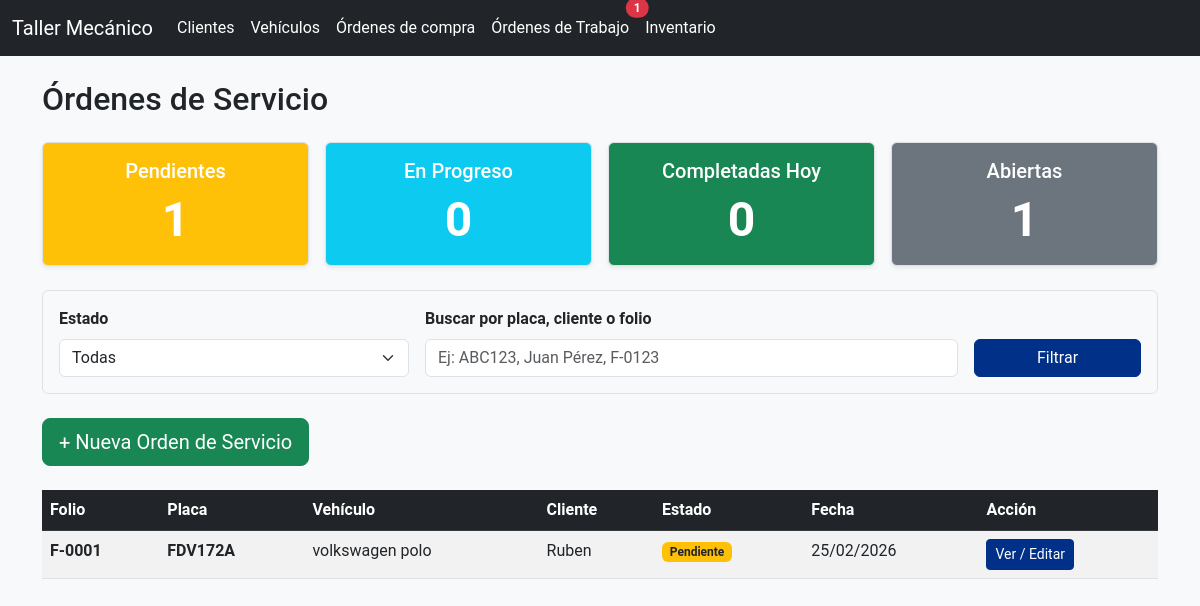
Page /ordenes_servicio on the committed database.
### models.py (models this page shows, shortened)
class OrdenTrabajo(db.Model):
    id = db.Column(db.Integer, primary_key=True)
    folio = db.Column(db.String(20), unique=True)  # Nuevo: Folio secuencial como en Excels (ej: 'FOLIO-001')
    vehiculo_id = db.Column(db.Integer, db.ForeignKey('vehiculo.id'), nullable=False)
    falla_reportada = db.Column(db.Text, nullable=False)  # Nuevo: Falla que reporta el cliente (de Excels)
    checklist_revision = db.Column(JSON, nullable=True)  # Nuevo: Checklist visual (JSON o texto serializado, ej: "Luces: OK, Frenos: Mal")
    trabajo_realizado = db.Column(db.Text)  # Nuevo: Servicio realizado (de Excels)
    estado = db.Column(db.String(50), default='Pendiente')
    fecha_creacion = db.Column(db.DateTime, default=datetime.utcnow)
    fecha_compromiso = db.Column(db.Date)  # Nuevo: Fecha compromiso entrega (de Excels)
    fecha_entrega = db.Column(db.Date)
    danios_zonas = db.Column(JSON, nullable=True)
    partes = db.relationship(
        'Inventario',
        secondary=orden_trabajo_partes,
        backref=db.backref('ordenes_trabajo', lazy='dynamic'),
        lazy='select'
    )

class Vehiculo(db.Model):
    id = db.Column(db.Integer, primary_key=True)
    marca = db.Column(db.String(50), nullable=False)
    modelo = db.Column(db.String(50), nullable=False)
    ano = db.Column(db.Integer, nullable=False)
    placa = db.Column(db.String(20), unique=True, nullable=False)
    kms_actual = db.Column(db.Integer)
    cliente_id = db.Column(db.Integer, db.ForeignKey('cliente.id'), nullable=False)
    ordenes_trabajo = db.relationship('OrdenTrabajo', backref='vehiculo', lazy=True)

class Cliente(db.Model):
    id = db.Column(db.Integer, primary_key=True)
    nombre = db.Column(db.String(100), nullable=False)
    telefono = db.Column(db.String(20))
    email = db.Column(db.String(100))
    vehiculos = db.relationship('Vehiculo', backref='cliente', lazy=True)

### app.py (the view, shortened to what this page needs)
@app.route('/ordenes_servicio', methods=['GET', 'POST'])
def ordenes_servicio():
    page = request.args.get('page', 1, type=int)
    estado_filtro = request.args.get('estado', 'todas')
    busqueda = request.args.get('busqueda', '').strip()
    query = OrdenTrabajo.query
    if estado_filtro != 'todas':
        query = query.filter(OrdenTrabajo.estado == estado_filtro)
    query = query.order_by(desc(OrdenTrabajo.fecha_creacion))
    paginacion = query.paginate(page=page, per_page=15, error_out=False)
    ordenes = paginacion.items
    hoy = date.today()
    total_pendientes         = OrdenTrabajo.query.filter_by(estado='Pendiente').count()
    total_progreso           = OrdenTrabajo.query.filter_by(estado='En progreso').count()
    total_completadas_hoy    = OrdenTrabajo.query.filter(
        OrdenTrabajo.estado == 'Completado',
        OrdenTrabajo.fecha_entrega == hoy
    ).count()
    total_abiertas           = OrdenTrabajo.query.filter(
        OrdenTrabajo.estado.in_(['Pendiente', 'En progreso'])
    ).count()
    clientes = Cliente.query.order_by(Cliente.nombre).all()
    return render_template(
        'ordenes_servicio.html',
        ordenes=ordenes,
        clientes=clientes,
        paginacion=paginacion,
        estado_filtro=estado_filtro,
        busqueda=busqueda,
        total_pendientes=total_pendientes,
        total_progreso=total_progreso,
        total_completadas_hoy=total_completadas_hoy,
        total_abiertas=total_abiertas,
        checklist_items=CHECKLIST_ITEMS,
        zonas_vehiculo=ZONAS_VEHICULO
    )

### app.py (called while the page is built)
def get_dashboard_counts():
    from models import OrdenTrabajo, Inventario
    pendientes = OrdenTrabajo.query.filter_by(estado='Pendiente').count()
    en_progreso = OrdenTrabajo.query.filter_by(estado='En progreso').count()
    critico_stock = Inventario.query.filter(Inventario.cantidad <= 5).count()
    return {
        'pendientes': pendientes,
        'en_progreso': en_progreso,
        'critico_stock': critico_stock
    }

@app.context_processor
def inject_dashboard_counts():
    return dict(dashboard_counts=get_dashboard_counts())

### templates/ordenes_servicio.html (shortened to what this page needs)
{% extends 'base.html' %}
{% block content %}
<h2 class="mb-4">Órdenes de Servicio</h2>
<div class="row mb-4 g-3">
    <div class="col-md-3">
        <div class="card text-white bg-warning shadow-sm">
            <div class="card-body text-center">
                <h5 class="card-title">Pendientes</h5>
                <p class="card-text display-5 fw-bold">{{ total_pendientes }}</p>
            </div>
        </div>
    </div>
    <div class="col-md-3">
        <div class="card text-white bg-info shadow-sm">
            <div class="card-body text-center">
                <h5 class="card-title">En Progreso</h5>
                <p class="card-text display-5 fw-bold">{{ total_progreso }}</p>
            </div>
        </div>
    </div>
    <div class="col-md-3">
        <div class="card text-white bg-success shadow-sm">
            <div class="card-body text-center">
                <h5 class="card-title">Completadas Hoy</h5>
                <p class="card-text display-5 fw-bold">{{ total_completadas_hoy }}</p>
            </div>
        </div>
    </div>
    <div class="col-md-3">
        <div class="card text-white bg-secondary shadow-sm">
            <div class="card-body text-center">
                <h5 class="card-title">Abiertas</h5>
                <p class="card-text display-5 fw-bold">{{ total_abiertas }}</p>
            </div>
        </div>
    </div>
</div>
<form method="GET" class="mb-4 border p-3 rounded bg-light">
    <div class="row g-3">
        <div class="col-md-4">
            <label for="estado" class="form-label fw-bold">Estado</label>
            <select class="form-select" id="estado" name="estado">
                <option value="todas" {% if estado_filtro == 'todas' %}selected{% endif %}>Todas</option>
            </select>
        </div>
        <div class="col-md-6">
            <label for="busqueda" class="form-label fw-bold">Buscar por placa, cliente o folio</label>
            <input type="text" class="form-control" id="busqueda" name="busqueda"
                   value="{{ busqueda }}" placeholder="Ej: ABC123, Juan Pérez, F-0123">
        </div>
        <div class="col-md-2 d-flex align-items-end">
            <button type="submit" class="btn btn-primary w-100">Filtrar</button>
        </div>
    </div>
</form>
<button class="btn btn-lg btn-success mb-4" type="button"
        data-bs-toggle="collapse" data-bs-target="#formNuevaOrden"
        aria-expanded="false" aria-controls="formNuevaOrden">
    + Nueva Orden de Servicio
</button>
<div class="table-responsive">
    <table class="table table-striped table-hover">
        <thead class="table-dark">
            <tr>
                <th>Folio</th>
                <th>Placa</th>
                <th>Vehículo</th>
                <th>Cliente</th>
                <th>Estado</th>
                <th>Fecha</th>
                <th>Acción</th>
            </tr>
        </thead>
        <tbody>
            {% for orden in ordenes %}
            <tr>
                <td><strong>{{ orden.folio or 'Sin folio' }}</strong></td>
                <td class="text-uppercase fw-bold">{{ orden.vehiculo.placa }}</td>
                <td>{{ orden.vehiculo.marca }} {{ orden.vehiculo.modelo }}</td>
                <td>{{ orden.vehiculo.cliente.nombre }}</td>
                <td>
                    <span class="badge
                        {% if orden.estado == 'Pendiente' %}bg-warning text-dark
                        {% elif orden.estado == 'En progreso' %}bg-info
                        {% elif orden.estado == 'Completado' %}bg-success
                        {% else %}bg-secondary{% endif %}">
                        {{ orden.estado }}
                    </span>
                </td>
                <td>{{ orden.fecha_creacion.strftime('%d/%m/%Y') }}</td>
                <td>
                    <a href="{{ url_for('detalle_orden', orden_id=orden.id) }}"
                       class="btn btn-sm btn-primary">Ver / Editar</a>
                </td>
            </tr>
            {% else %}
            <tr>
                <td colspan="7" class="text-center py-4 text-muted">
                    No hay órdenes que coincidan con los filtros actuales
                </td>
            </tr>
            {% endfor %}
        </tbody>
    </table>
</div>
{% endblock %}

### static/styles.css (style rules this page uses)
:root { --primary: #003087; --secondary: #c8102e; --accent: #ff8c00; --dark: #212529; --gray: #6c757d; --light: #f8f9fa; --white: #ffffff; }
body { background-color: var(--light); color: var(--dark); font-family: 'Roboto', sans-serif; }
.btn-primary { background-color: var(--primary); border-color: var(--primary); }
.btn-success { background-color: #198754; }
.card { border: 1px solid #dee2e6; box-shadow: 0 2px 10px rgba(0,0,0,0.08); }
.table thead { background-color: var(--primary); color: white; }

### rows in the picture
OrdenTrabajo: folio "F-0001", vehiculo.placa "FDV172A", vehiculo.marca "volkswagen", vehiculo.modelo "polo", vehiculo.cliente.nombre "Ruben", estado "Pendiente", fecha_creacion "25/02/2026"

### other values in the picture
{{ dashboard_counts.pendientes }} "1"
{{ total_pendientes }} "1"
{{ total_progreso }} "0"
{{ total_completadas_hoy }} "0"
{{ total_abiertas }} "1"
